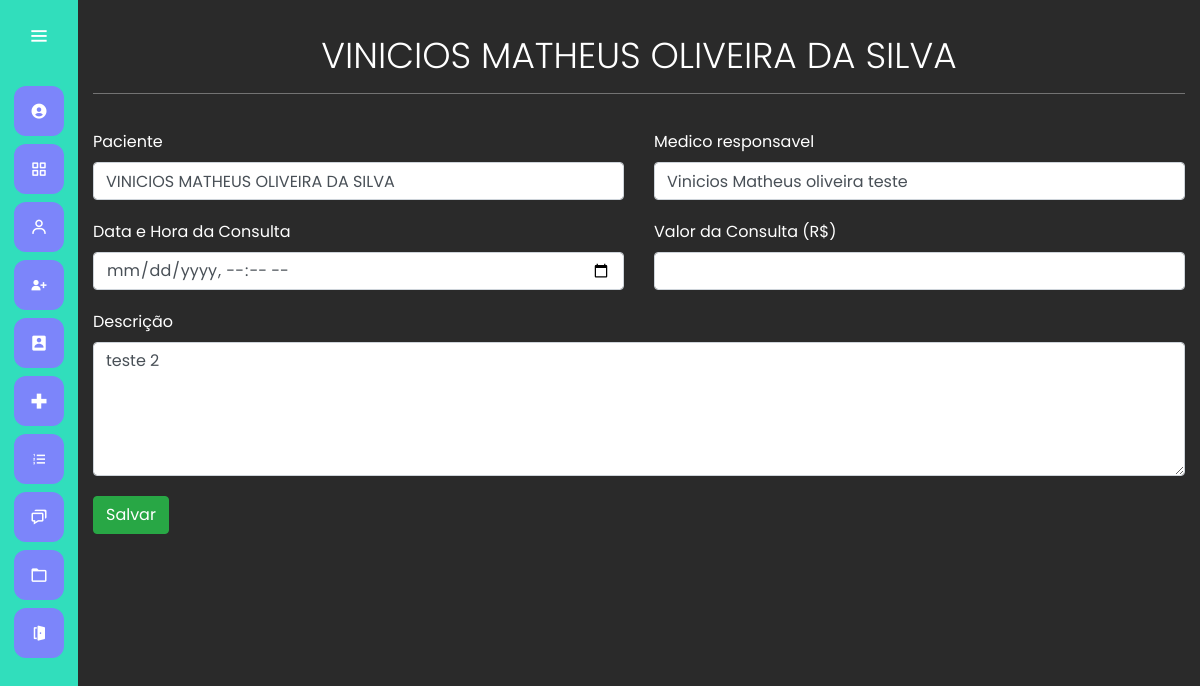
Page /consulta/editar_consulta/2 (signed in) on the committed database.
### consulta/models.py (models this page shows, shortened)
class MarcarConsulta(models.Model):
    paciente = models.ForeignKey(Paciente, on_delete=models.CASCADE)
    medico = models.ForeignKey(Medico, on_delete=models.CASCADE)
    descricao = models.TextField()
    valor = models.FloatField()
    horario = models.DateTimeField()

### paciente/models.py (models this page shows)
class Paciente(models.Model):
    nome = models.CharField(max_length=60)
    data_nascimento = models.DateField()
    cpf = models.CharField(max_length=12)
    email = models.EmailField(default='')
    telefone = models.CharField(max_length=12)
    endereco = models.CharField(max_length=200, default='')
    def __str__(self) -> str:
        return self.nome

### medico/models.py (models this page shows)
class Medico(models.Model):
    nome = models.CharField(max_length=50)
    especialidades = models.ForeignKey(Especialidades,  on_delete=models.CASCADE)
    crm = models.CharField(max_length=12)
    cpf = models.CharField(max_length=11)
    dta_nascimento = models.DateField()
    tel = models.CharField(max_length=11)
    endereco = models.CharField(max_length=150)
    def __str__(self) -> str:
        return self.nome

### consulta/views.py (the view)
# urls.py: path('editar_consulta/<int:id>', views.editar_consulta, name='editar_consulta'),
@login_required
def editar_consulta(request, id):
        pacientes = Paciente.objects.filter(id=id)
        consulta = get_object_or_404(MarcarConsulta, id=id)
        return render(request, 'consulta/editar_consulta.html', {'pacientes':pacientes,'consulta':consulta})

### consulta/templates/consulta/editar_consulta.html (shortened to what this page needs)
{% extends 'base.html' %}
{% load bootstrap4 %}
{% load static %}
{% block 'head' %}
    <link rel="stylesheet" href="{% static 'cadastro/css/cadastro_usuarios.css' %}">
    <link rel="stylesheet" href="{% static 'consulta/css/consulta.css' %}">
{% endblock %}
{% block 'dashboard'%}
<div class="container container-cadastro">
    <br>
    <h1 class="display-4"> {{consulta.paciente}}</h1>
    <hr class="bg-hr">
    <form class="" action="{% url 'update_consulta' consulta.id %}" method="POST">{% csrf_token %}
        <div class="row">
            <div class="col-md">
                <label class="mr-sm-2">Paciente</label>
                <input type="text" list="medicos" id="medico" name="paciente" class="form-control" autocomplete="off" value="{{consulta.paciente}}">
            </div>
            <div class="col-md">
            <label  class="mr-sm-2">Medico responsavel</label>
            <input type="text" list="medicos" id="medico" name="medico" class="form-control" autocomplete="off" value="{{consulta.medico}}">
           </div>
        </div>
        <div class="row">
            <div class="col-md">
                <label class="mr-sm-2">Data e Hora da Consulta</label>
                <input class="form-control input-tarefa" type="datetime-local" name="hora" value="{{consulta.hora}}" >
            </div>
            <div class="col-md">
                <label for="pwd">Valor da Consulta (R$)</label>
                <input type="number" placeholder="" name="valor" class="form-control" alt="endereço" value="{{consulta.valor}}">
            </div>
        </div>
        <div class="row">
            <div class="col-md">
             <label  class="mr-sm-2">Descrição</label>
            <textarea name="descricao" id="" cols="30" rows="5" class="form-control" >{{consulta.descricao}}</textarea>
            </div>
         </div>
            <div class="botao">
                <input type="submit" class="btn btn-success" value="Salvar">
            </div>
    </form>
</div>
{% endblock 'dashboard'%}

### templates/static/general/css/base.css (style rules this page uses)
* { margin: 0; padding: 0; box-sizing: border-box; font-family: "Poppins" , sans-serif; }
label { font-size: 32; }

### templates/static/general/css/general.css (style rules this page uses)
:root { --main-color: #7C85FA; --dark-color: #31DEBC; --light-color: #98F542; --contrast-color: #DEAE31; --differential-color: #ff5938; }

### templates/static/cadastro/css/cadastro_usuarios.css (style rules this page uses)
.container-cadastro label { margin-top: 20px; }
.botao { margin-top: 20px; }
.bg-hr { background-color: gray; }
.display-4 { margin-top: 10px; text-align: center; font-size: 36px; }

### templates/static/consulta/css/consulta.css (style rules this page uses)
.container-cadastro label { margin-top: 20px; }
.botao { margin-top: 20px; }
.bg-hr { background-color: gray; }

### rows in the picture
MarcarConsulta: paciente "VINICIOS MATHEUS OLIVEIRA DA SILVA", medico "Vinicios Matheus oliveira teste", descricao "teste 2"
